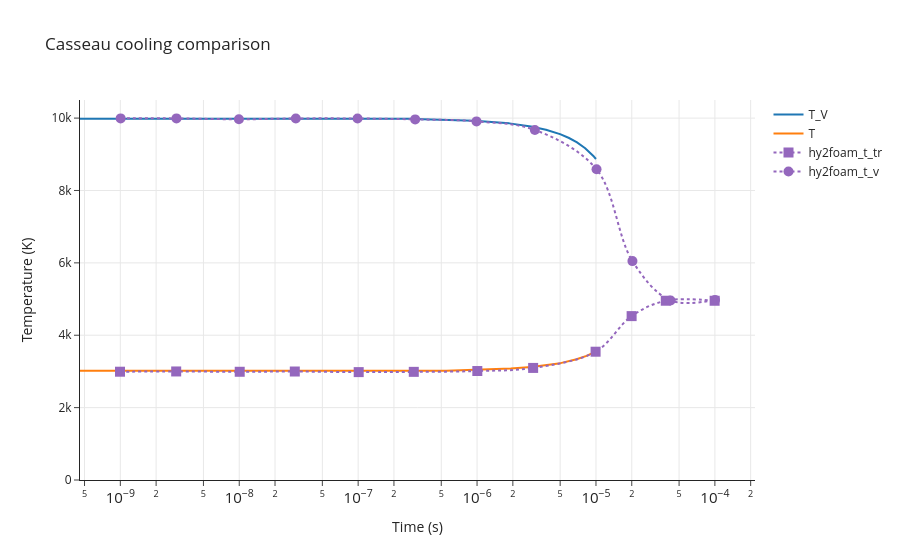
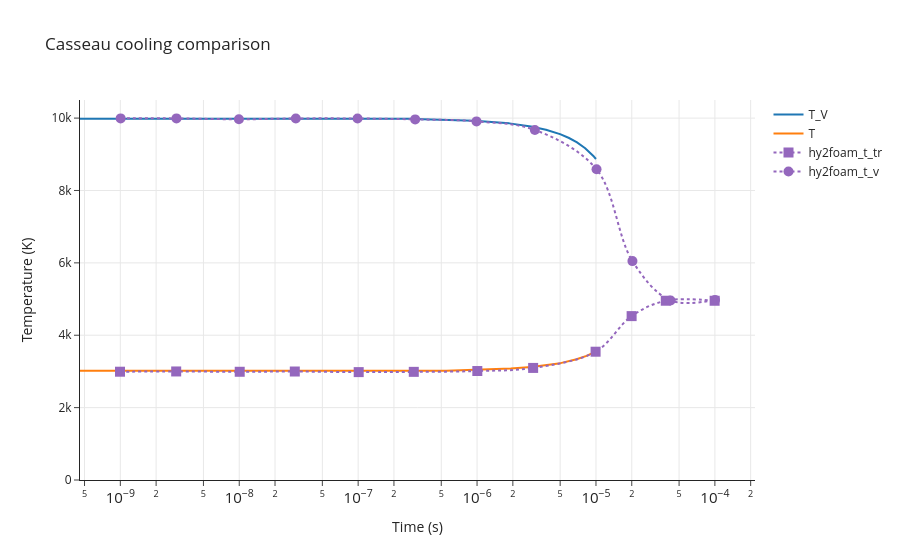

The notebook cell saved with these charts, in order:
### Code cell
make_temperature_reference_plot(
    result=cooling_result,
    reference_csv=RESULTS_DIR / "casseau_figure_3_1_cooling.csv",
    title="Casseau cooling comparison",
    yaxis_range=[0, 10500],
)

### Figure 1 — Plotly figure (JSON) as saved in the notebook; plotly's stock layout.template omitted (floating-point values rounded to 4 significant figures; data arrays with more than 128 entries replaced by an {"elided": "..."} marker saying what was removed)
{"data": [{"mode": "lines", "name": "T_V", "type": "scatter", "x": {"elided": "1001 float values"}, "y": {"elided": "1001 float values"}}, {"mode": "lines", "name": "T", "type": "scatter", "x": {"elided": "1001 float values"}, "y": {"elided": "1001 float values"}}, {"line": {"dash": "dot", "shape": "spline", "smoothing": 1}, "marker": {"color": "#9467bd", "size": 10, "symbol": "square"}, "mode": "markers+lines", "name": "hy2foam_t_tr", "type": "scatter", "x": [9.937e-10, 2.95e-09, 1.009e-08, 2.933e-08, 1.011e-07, 2.937e-07, 1.005e-06, 2.962e-06, 9.927e-06, 1.994e-05, 3.865e-05, 9.952e-05], "y": [2992.0, 2999.0, 2991.0, 2998.0, 2981.0, 2988.0, 3011.0, 3097.0, 3545.0, 4529.0, 4953.0, 4953.0]}, {"line": {"dash": "dot", "shape": "spline", "smoothing": 1}, "marker": {"color": "#9467bd", "size": 10, "symbol": "circle"}, "mode": "markers+lines", "name": "hy2foam_t_v", "type": "scatter", "x": [1.006e-09, 2.966e-09, 9.935e-09, 2.991e-08, 9.879e-08, 3.017e-07, 9.892e-07, 3.064e-06, 1.011e-05, 2.025e-05, 4.24e-05, 0.0001002], "y": [9992.0, 9991.0, 9967.0, 9990.0, 9989.0, 9965.0, 9909.0, 9672.0, 8584.0, 6048.0, 4961.0, 4976.0]}], "layout": {"title": {"text": "Casseau cooling comparison"}, "xaxis": {"exponentformat": "power", "showexponent": "all", "showgrid": true, "title": {"text": "Time (s)"}, "type": "log"}, "yaxis": {"range": [0, 10500], "showgrid": true, "title": {"text": "Temperature (K)"}}}}

### Figure 2 — Plotly figure (JSON) as saved in the notebook; plotly's stock layout.template omitted (floating-point values rounded to 4 significant figures; data arrays with more than 128 entries replaced by an {"elided": "..."} marker saying what was removed)
{"data": [{"mode": "lines", "name": "T_V", "type": "scatter", "x": {"elided": "1001 float values"}, "y": {"elided": "1001 float values"}}, {"mode": "lines", "name": "T", "type": "scatter", "x": {"elided": "1001 float values"}, "y": {"elided": "1001 float values"}}, {"line": {"dash": "dot", "shape": "spline", "smoothing": 1}, "marker": {"color": "#9467bd", "size": 10, "symbol": "square"}, "mode": "markers+lines", "name": "hy2foam_t_tr", "type": "scatter", "x": [9.937e-10, 2.95e-09, 1.009e-08, 2.933e-08, 1.011e-07, 2.937e-07, 1.005e-06, 2.962e-06, 9.927e-06, 1.994e-05, 3.865e-05, 9.952e-05], "y": [2992.0, 2999.0, 2991.0, 2998.0, 2981.0, 2988.0, 3011.0, 3097.0, 3545.0, 4529.0, 4953.0, 4953.0]}, {"line": {"dash": "dot", "shape": "spline", "smoothing": 1}, "marker": {"color": "#9467bd", "size": 10, "symbol": "circle"}, "mode": "markers+lines", "name": "hy2foam_t_v", "type": "scatter", "x": [1.006e-09, 2.966e-09, 9.935e-09, 2.991e-08, 9.879e-08, 3.017e-07, 9.892e-07, 3.064e-06, 1.011e-05, 2.025e-05, 4.24e-05, 0.0001002], "y": [9992.0, 9991.0, 9967.0, 9990.0, 9989.0, 9965.0, 9909.0, 9672.0, 8584.0, 6048.0, 4961.0, 4976.0]}], "layout": {"title": {"text": "Casseau cooling comparison"}, "xaxis": {"exponentformat": "power", "showexponent": "all", "showgrid": true, "title": {"text": "Time (s)"}, "type": "log"}, "yaxis": {"range": [0, 10500], "showgrid": true, "title": {"text": "Temperature (K)"}}}}
